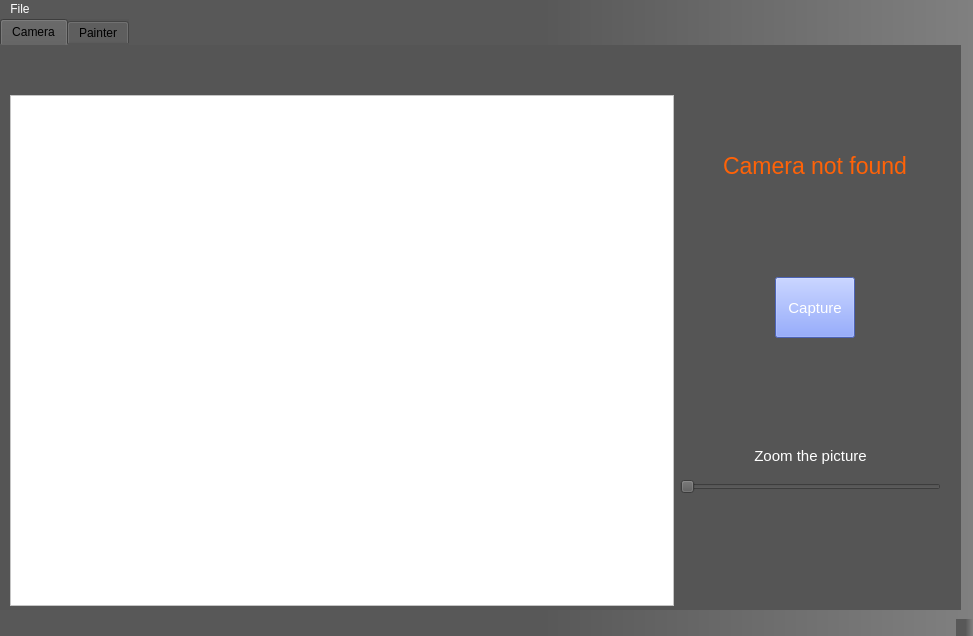
<?xml version="1.0" encoding="UTF-8"?>
<ui version="4.0">
 <class>MainWindow</class>
 <widget class="QMainWindow" name="MainWindow">
  <property name="geometry">
   <rect>
    <x>0</x>
    <y>0</y>
    <width>973</width>
    <height>636</height>
   </rect>
  </property>
  <property name="minimumSize">
   <size>
    <width>973</width>
    <height>623</height>
   </size>
  </property>
  <property name="windowTitle">
   <string>MainWindow</string>
  </property>
  <property name="layoutDirection">
   <enum>Qt::LeftToRight</enum>
  </property>
  <property name="styleSheet">
   <string notr="true">background-color: rgb(83, 83, 83);
selection-color: rgb(102, 102, 102);
alternate-background-color: rgb(88, 88, 88);
color: rgb(255, 255, 255);
alternate-background-color: qlineargradient(spread:pad, x1:0, y1:0, x2:1, y2:0, stop:1 rgba(88, 88, 88, 255));
background-color: qlineargradient(spread:pad, x1:0, y1:0, x2:1, y2:0, stop:0.556818 rgba(88, 88, 88, 255), stop:1 rgba(128, 128, 128, 255));</string>
  </property>
  <widget class="QWidget" name="centralwidget">
   <widget class="QTabWidget" name="tabWidget">
    <property name="geometry">
     <rect>
      <x>0</x>
      <y>0</y>
      <width>961</width>
      <height>591</height>
     </rect>
    </property>
    <property name="toolTip">
     <string/>
    </property>
    <property name="styleSheet">
     <string notr="true">background-color: rgb(85, 85, 85);
color: rgb(0, 0, 0);
gridline-color: rgb(112, 112, 112);
alternate-background-color: rgb(117, 117, 117);
selection-color: rgb(98, 98, 98);
border-bottom-color: rgb(99, 99, 99);
border-color: rgb(94, 94, 94);
</string>
    </property>
    <property name="currentIndex">
     <number>0</number>
    </property>
    <widget class="QWidget" name="cam_page">
     <property name="styleSheet">
      <string notr="true"/>
     </property>
     <attribute name="title">
      <string>Camera</string>
     </attribute>
     <widget class="QWidget" name="horizontalLayoutWidget">
      <property name="geometry">
       <rect>
        <x>10</x>
        <y>10</y>
        <width>941</width>
        <height>551</height>
       </rect>
      </property>
      <layout class="QHBoxLayout" name="cam_page_lay">
       <item>
        <layout class="QVBoxLayout" name="verticalLayout_5">
         <item>
          <spacer name="verticalSpacer_5">
           <property name="orientation">
            <enum>Qt::Vertical</enum>
           </property>
           <property name="sizeType">
            <enum>QSizePolicy::Fixed</enum>
           </property>
           <property name="sizeHint" stdset="0">
            <size>
             <width>20</width>
             <height>40</height>
            </size>
           </property>
          </spacer>
         </item>
         <item>
          <widget class="QScrollArea" name="scrolling">
           <property name="sizePolicy">
            <sizepolicy hsizetype="Expanding" vsizetype="Expanding">
             <horstretch>0</horstretch>
             <verstretch>0</verstretch>
            </sizepolicy>
           </property>
           <property name="minimumSize">
            <size>
             <width>651</width>
             <height>488</height>
            </size>
           </property>
           <property name="layoutDirection">
            <enum>Qt::RightToLeft</enum>
           </property>
           <property name="styleSheet">
            <string notr="true">background-color: rgb(255, 255, 255);
color: rgb(255, 255, 255);</string>
           </property>
           <property name="widgetResizable">
            <bool>true</bool>
           </property>
           <widget class="QWidget" name="scrollAreaWidgetContents">
            <property name="geometry">
             <rect>
              <x>0</x>
              <y>0</y>
              <width>656</width>
              <height>499</height>
             </rect>
            </property>
            <property name="sizePolicy">
             <sizepolicy hsizetype="Expanding" vsizetype="Expanding">
              <horstretch>0</horstretch>
              <verstretch>0</verstretch>
             </sizepolicy>
            </property>
           </widget>
          </widget>
         </item>
        </layout>
       </item>
       <item>
        <layout class="QVBoxLayout" name="cam_instr">
         <property name="spacing">
          <number>0</number>
         </property>
         <property name="sizeConstraint">
          <enum>QLayout::SetFixedSize</enum>
         </property>
         <item>
          <spacer name="verticalSpacer_2">
           <property name="orientation">
            <enum>Qt::Vertical</enum>
           </property>
           <property name="sizeType">
            <enum>QSizePolicy::Fixed</enum>
           </property>
           <property name="sizeHint" stdset="0">
            <size>
             <width>20</width>
             <height>0</height>
            </size>
           </property>
          </spacer>
         </item>
         <item alignment="Qt::AlignHCenter">
          <widget class="QLabel" name="error_cam">
           <property name="enabled">
            <bool>true</bool>
           </property>
           <property name="sizePolicy">
            <sizepolicy hsizetype="Fixed" vsizetype="Fixed">
             <horstretch>0</horstretch>
             <verstretch>0</verstretch>
            </sizepolicy>
           </property>
           <property name="font">
            <font>
             <family>MS Sans Serif</family>
             <pointsize>17</pointsize>
            </font>
           </property>
           <property name="styleSheet">
            <string notr="true">color: rgb(255, 98, 7);</string>
           </property>
           <property name="text">
            <string>Camera not found</string>
           </property>
           <property name="alignment">
            <set>Qt::AlignCenter</set>
           </property>
          </widget>
         </item>
         <item alignment="Qt::AlignHCenter">
          <widget class="QPushButton" name="bt_cam">
           <property name="sizePolicy">
            <sizepolicy hsizetype="Fixed" vsizetype="Fixed">
             <horstretch>0</horstretch>
             <verstretch>0</verstretch>
            </sizepolicy>
           </property>
           <property name="minimumSize">
            <size>
             <width>71</width>
             <height>61</height>
            </size>
           </property>
           <property name="font">
            <font>
             <family>MS Sans Serif</family>
             <pointsize>11</pointsize>
            </font>
           </property>
           <property name="styleSheet">
            <string notr="true">color: rgb(255, 255, 255);
background-color: rgb(107, 139, 255);
</string>
           </property>
           <property name="text">
            <string>Capture</string>
           </property>
           <property name="checkable">
            <bool>false</bool>
           </property>
           <property name="flat">
            <bool>false</bool>
           </property>
          </widget>
         </item>
         <item>
          <widget class="QWidget" name="widget" native="true">
           <property name="sizePolicy">
            <sizepolicy hsizetype="Fixed" vsizetype="Fixed">
             <horstretch>0</horstretch>
             <verstretch>0</verstretch>
            </sizepolicy>
           </property>
           <property name="minimumSize">
            <size>
             <width>271</width>
             <height>71</height>
            </size>
           </property>
           <widget class="QLabel" name="label">
            <property name="geometry">
             <rect>
              <x>0</x>
              <y>10</y>
              <width>261</width>
              <height>20</height>
             </rect>
            </property>
            <property name="font">
             <font>
              <family>MS Sans Serif</family>
              <pointsize>11</pointsize>
             </font>
            </property>
            <property name="styleSheet">
             <string notr="true">color: rgb(255, 255, 255);</string>
            </property>
            <property name="text">
             <string>Zoom the picture</string>
            </property>
            <property name="alignment">
             <set>Qt::AlignCenter</set>
            </property>
           </widget>
           <widget class="QSlider" name="zoom">
            <property name="geometry">
             <rect>
              <x>0</x>
              <y>40</y>
              <width>261</width>
              <height>21</height>
             </rect>
            </property>
            <property name="font">
             <font>
              <pointsize>11</pointsize>
             </font>
            </property>
            <property name="styleSheet">
             <string notr="true"/>
            </property>
            <property name="orientation">
             <enum>Qt::Horizontal</enum>
            </property>
           </widget>
          </widget>
         </item>
         <item>
          <spacer name="verticalSpacer">
           <property name="orientation">
            <enum>Qt::Vertical</enum>
           </property>
           <property name="sizeType">
            <enum>QSizePolicy::Fixed</enum>
           </property>
           <property name="sizeHint" stdset="0">
            <size>
             <width>20</width>
             <height>0</height>
            </size>
           </property>
          </spacer>
         </item>
        </layout>
       </item>
      </layout>
     </widget>
    </widget>
    <widget class="QWidget" name="paint_page">
     <attribute name="title">
      <string>Painter</string>
     </attribute>
     <widget class="QWidget" name="horizontalLayoutWidget_3">
      <property name="geometry">
       <rect>
        <x>10</x>
        <y>10</y>
        <width>941</width>
        <height>551</height>
       </rect>
      </property>
      <layout class="QHBoxLayout" name="paint_page_lay">
       <item>
        <layout class="QVBoxLayout" name="verticalLayout">
         <item>
          <spacer name="verticalSpacer_7">
           <property name="orientation">
            <enum>Qt::Vertical</enum>
           </property>
           <property name="sizeType">
            <enum>QSizePolicy::Fixed</enum>
           </property>
           <property name="sizeHint" stdset="0">
            <size>
             <width>20</width>
             <height>40</height>
            </size>
           </property>
          </spacer>
         </item>
         <item>
          <widget class="QWidget" name="main_paint_widg" native="true">
           <property name="sizePolicy">
            <sizepolicy hsizetype="Expanding" vsizetype="Expanding">
             <horstretch>0</horstretch>
             <verstretch>0</verstretch>
            </sizepolicy>
           </property>
           <property name="minimumSize">
            <size>
             <width>653</width>
             <height>501</height>
            </size>
           </property>
           <property name="styleSheet">
            <string notr="true">background-color: rgb(255, 255, 255);</string>
           </property>
           <widget class="QLabel" name="border_lab">
            <property name="geometry">
             <rect>
              <x>0</x>
              <y>0</y>
              <width>800</width>
              <height>600</height>
             </rect>
            </property>
            <property name="sizePolicy">
             <sizepolicy hsizetype="Expanding" vsizetype="Expanding">
              <horstretch>0</horstretch>
              <verstretch>0</verstretch>
             </sizepolicy>
            </property>
            <property name="minimumSize">
             <size>
              <width>765</width>
              <height>532</height>
             </size>
            </property>
            <property name="styleSheet">
             <string notr="true">background-color: rgb(255, 255, 255);</string>
            </property>
            <property name="text">
             <string/>
            </property>
            <property name="margin">
             <number>5</number>
            </property>
           </widget>
          </widget>
         </item>
        </layout>
       </item>
       <item>
        <layout class="QVBoxLayout" name="verticalLayout_4">
         <item>
          <spacer name="verticalSpacer_4">
           <property name="orientation">
            <enum>Qt::Vertical</enum>
           </property>
           <property name="sizeType">
            <enum>QSizePolicy::Fixed</enum>
           </property>
           <property name="sizeHint" stdset="0">
            <size>
             <width>20</width>
             <height>40</height>
            </size>
           </property>
          </spacer>
         </item>
         <item>
          <layout class="QVBoxLayout" name="colorvert">
           <property name="spacing">
            <number>0</number>
           </property>
           <item>
            <widget class="QLabel" name="label_3">
             <property name="sizePolicy">
              <sizepolicy hsizetype="Preferred" vsizetype="Fixed">
               <horstretch>0</horstretch>
               <verstretch>0</verstretch>
              </sizepolicy>
             </property>
             <property name="font">
              <font>
               <family>MS Sans Serif</family>
               <pointsize>11</pointsize>
              </font>
             </property>
             <property name="toolTip">
              <string>&lt;html&gt;&lt;head/&gt;&lt;body&gt;&lt;p&gt;&lt;span style=&quot; font-size:8pt;&quot;&gt;&lt;br/&gt;&lt;/span&gt;&lt;/p&gt;&lt;/body&gt;&lt;/html&gt;</string>
             </property>
             <property name="styleSheet">
              <string notr="true">color: rgb(248, 248, 248);</string>
             </property>
             <property name="text">
              <string>Your favorite colors</string>
             </property>
             <property name="alignment">
              <set>Qt::AlignCenter</set>
             </property>
            </widget>
           </item>
           <item>
            <spacer name="verticalSpacer_6">
             <property name="orientation">
              <enum>Qt::Vertical</enum>
             </property>
             <property name="sizeType">
              <enum>QSizePolicy::Fixed</enum>
             </property>
             <property name="sizeHint" stdset="0">
              <size>
               <width>20</width>
               <height>5</height>
              </size>
             </property>
            </spacer>
           </item>
           <item>
            <layout class="QGridLayout" name="colorgrid">
             <property name="sizeConstraint">
              <enum>QLayout::SetFixedSize</enum>
             </property>
             <property name="horizontalSpacing">
              <number>0</number>
             </property>
             <property name="verticalSpacing">
              <number>3</number>
             </property>
             <item row="3" column="2">
              <widget class="QToolButton" name="bt32">
               <property name="minimumSize">
                <size>
                 <width>31</width>
                 <height>31</height>
                </size>
               </property>
               <property name="text">
                <string/>
               </property>
              </widget>
             </item>
             <item row="0" column="0">
              <widget class="QToolButton" name="bt00">
               <property name="minimumSize">
                <size>
                 <width>31</width>
                 <height>31</height>
                </size>
               </property>
               <property name="text">
                <string/>
               </property>
              </widget>
             </item>
             <item row="2" column="3">
              <widget class="QToolButton" name="bt23">
               <property name="minimumSize">
                <size>
                 <width>31</width>
                 <height>31</height>
                </size>
               </property>
               <property name="text">
                <string/>
               </property>
              </widget>
             </item>
             <item row="3" column="1">
              <widget class="QToolButton" name="bt31">
               <property name="minimumSize">
                <size>
                 <width>31</width>
                 <height>31</height>
                </size>
               </property>
               <property name="text">
                <string/>
               </property>
              </widget>
             </item>
             <item row="3" column="4">
              <widget class="QToolButton" name="bt34">
               <property name="minimumSize">
                <size>
                 <width>31</width>
                 <height>31</height>
                </size>
               </property>
               <property name="text">
                <string/>
               </property>
              </widget>
             </item>
             <item row="0" column="2">
              <widget class="QToolButton" name="bt02">
               <property name="minimumSize">
                <size>
                 <width>31</width>
                 <height>31</height>
                </size>
               </property>
               <property name="text">
                <string/>
               </property>
              </widget>
             </item>
             <item row="3" column="3">
              <widget class="QToolButton" name="bt33">
               <property name="minimumSize">
                <size>
                 <width>31</width>
                 <height>31</height>
                </size>
               </property>
               <property name="text">
                <string/>
               </property>
              </widget>
             </item>
             <item row="0" column="1">
              <widget class="QToolButton" name="bt01">
               <property name="minimumSize">
                <size>
                 <width>31</width>
                 <height>31</height>
                </size>
               </property>
               <property name="text">
                <string/>
               </property>
              </widget>
             </item>
             <item row="1" column="3">
              <widget class="QToolButton" name="bt13">
               <property name="minimumSize">
                <size>
                 <width>31</width>
                 <height>31</height>
                </size>
               </property>
               <property name="text">
                <string/>
               </property>
              </widget>
             </item>
             <item row="0" column="3">
              <widget class="QToolButton" name="bt03">
               <property name="minimumSize">
                <size>
                 <width>31</width>
                 <height>31</height>
                </size>
               </property>
               <property name="text">
                <string/>
               </property>
              </widget>
             </item>
             <item row="2" column="1">
              <widget class="QToolButton" name="bt21">
               <property name="minimumSize">
                <size>
                 <width>31</width>
                 <height>31</height>
                </size>
               </property>
               <property name="text">
                <string/>
               </property>
              </widget>
             </item>
             <item row="2" column="2">
              <widget class="QToolButton" name="bt22">
               <property name="minimumSize">
                <size>
                 <width>31</width>
                 <height>31</height>
                </size>
               </property>
               <property name="text">
                <string/>
               </property>
              </widget>
             </item>
             <item row="2" column="0">
              <widget class="QToolButton" name="bt20">
               <property name="minimumSize">
                <size>
                 <width>31</width>
                 <height>31</height>
                </size>
               </property>
               <property name="text">
                <string/>
               </property>
              </widget>
             </item>
             <item row="1" column="0">
              <widget class="QToolButton" name="bt10">
               <property name="minimumSize">
                <size>
                 <width>31</width>
                 <height>31</height>
                </size>
               </property>
               <property name="text">
                <string/>
               </property>
              </widget>
             </item>
             <item row="1" column="1">
              <widget class="QToolButton" name="bt11">
               <property name="minimumSize">
                <size>
                 <width>31</width>
                 <height>31</height>
                </size>
               </property>
               <property name="text">
                <string/>
               </property>
              </widget>
             </item>
             <item row="0" column="4">
              <widget class="QToolButton" name="bt04">
               <property name="minimumSize">
                <size>
                 <width>31</width>
                 <height>31</height>
                </size>
               </property>
               <property name="text">
                <string/>
               </property>
              </widget>
             </item>
             <item row="1" column="2">
              <widget class="QToolButton" name="bt12">
               <property name="minimumSize">
                <size>
                 <width>31</width>
                 <height>31</height>
                </size>
               </property>
               <property name="text">
                <string/>
               </property>
              </widget>
             </item>
             <item row="3" column="0">
              <widget class="QToolButton" name="bt30">
               <property name="minimumSize">
                <size>
                 <width>31</width>
                 <height>31</height>
                </size>
               </property>
               <property name="text">
                <string/>
               </property>
              </widget>
             </item>
             <item row="2" column="4">
              <widget class="QToolButton" name="bt24">
               <property name="minimumSize">
                <size>
                 <width>31</width>
                 <height>31</height>
                </size>
               </property>
               <property name="text">
                <string/>
               </property>
              </widget>
             </item>
             <item row="1" column="4">
              <widget class="QToolButton" name="bt14">
               <property name="minimumSize">
                <size>
                 <width>31</width>
                 <height>31</height>
                </size>
               </property>
               <property name="text">
                <string/>
               </property>
              </widget>
             </item>
            </layout>
           </item>
          </layout>
         </item>
         <item>
          <spacer name="verticalSpacer_3">
           <property name="orientation">
            <enum>Qt::Vertical</enum>
           </property>
           <property name="sizeType">
            <enum>QSizePolicy::Fixed</enum>
           </property>
           <property name="sizeHint" stdset="0">
            <size>
             <width>20</width>
             <height>20</height>
            </size>
           </property>
          </spacer>
         </item>
         <item>
          <layout class="QVBoxLayout" name="verticalLayout_3">
           <item alignment="Qt::AlignHCenter">
            <widget class="QLabel" name="label_2">
             <property name="sizePolicy">
              <sizepolicy hsizetype="Fixed" vsizetype="Fixed">
               <horstretch>0</horstretch>
               <verstretch>0</verstretch>
              </sizepolicy>
             </property>
             <property name="minimumSize">
              <size>
               <width>41</width>
               <height>16</height>
              </size>
             </property>
             <property name="font">
              <font>
               <family>MS Sans Serif</family>
               <pointsize>11</pointsize>
              </font>
             </property>
             <property name="styleSheet">
              <string notr="true">color: rgb(255, 255, 255);</string>
             </property>
             <property name="text">
              <string>Width</string>
             </property>
            </widget>
           </item>
           <item alignment="Qt::AlignHCenter">
            <widget class="QSlider" name="point_width">
             <property name="sizePolicy">
              <sizepolicy hsizetype="Fixed" vsizetype="Fixed">
               <horstretch>0</horstretch>
               <verstretch>0</verstretch>
              </sizepolicy>
             </property>
             <property name="minimumSize">
              <size>
               <width>200</width>
               <height>0</height>
              </size>
             </property>
             <property name="font">
              <font>
               <family>MS Sans Serif</family>
              </font>
             </property>
             <property name="minimum">
              <number>1</number>
             </property>
             <property name="maximum">
              <number>100</number>
             </property>
             <property name="orientation">
              <enum>Qt::Horizontal</enum>
             </property>
            </widget>
           </item>
           <item>
            <layout class="QVBoxLayout" name="verticalLayout_2">
             <item alignment="Qt::AlignHCenter">
              <widget class="QComboBox" name="instruments">
               <property name="sizePolicy">
                <sizepolicy hsizetype="Fixed" vsizetype="Fixed">
                 <horstretch>3</horstretch>
                 <verstretch>3</verstretch>
                </sizepolicy>
               </property>
               <property name="minimumSize">
                <size>
                 <width>121</width>
                 <height>21</height>
                </size>
               </property>
               <property name="font">
                <font>
                 <pointsize>11</pointsize>
                </font>
               </property>
               <property name="styleSheet">
                <string notr="true">background-color: rgb(107, 139, 255);
color: rgb(255, 255, 255);</string>
               </property>
               <item>
                <property name="text">
                 <string>Brush</string>
                </property>
               </item>
               <item>
                <property name="text">
                 <string>Circle</string>
                </property>
               </item>
               <item>
                <property name="text">
                 <string>Line</string>
                </property>
               </item>
               <item>
                <property name="text">
                 <string>Rectangle</string>
                </property>
               </item>
              </widget>
             </item>
             <item>
              <layout class="QHBoxLayout" name="horizontalLayout_2">
               <item>
                <widget class="QPushButton" name="bt_set_color">
                 <property name="sizePolicy">
                  <sizepolicy hsizetype="Fixed" vsizetype="Fixed">
                   <horstretch>0</horstretch>
                   <verstretch>0</verstretch>
                  </sizepolicy>
                 </property>
                 <property name="minimumSize">
                  <size>
                   <width>61</width>
                   <height>41</height>
                  </size>
                 </property>
                 <property name="font">
                  <font>
                   <pointsize>11</pointsize>
                  </font>
                 </property>
                 <property name="styleSheet">
                  <string notr="true">background-color: rgb(107, 139, 255);
color: rgb(255, 255, 255);</string>
                 </property>
                 <property name="text">
                  <string>Color</string>
                 </property>
                </widget>
               </item>
               <item>
                <widget class="QPushButton" name="bt_clear">
                 <property name="sizePolicy">
                  <sizepolicy hsizetype="Fixed" vsizetype="Fixed">
                   <horstretch>0</horstretch>
                   <verstretch>0</verstretch>
                  </sizepolicy>
                 </property>
                 <property name="minimumSize">
                  <size>
                   <width>61</width>
                   <height>41</height>
                  </size>
                 </property>
                 <property name="font">
                  <font>
                   <pointsize>11</pointsize>
                  </font>
                 </property>
                 <property name="styleSheet">
                  <string notr="true">background-color: rgb(107, 139, 255);
color: rgb(255, 255, 255);</string>
                 </property>
                 <property name="text">
                  <string>Clear</string>
                 </property>
                </widget>
               </item>
              </layout>
             </item>
            </layout>
           </item>
          </layout>
         </item>
        </layout>
       </item>
      </layout>
     </widget>
    </widget>
   </widget>
  </widget>
  <widget class="QMenuBar" name="menubar">
   <property name="geometry">
    <rect>
     <x>0</x>
     <y>0</y>
     <width>973</width>
     <height>21</height>
    </rect>
   </property>
   <widget class="QMenu" name="menuFile">
    <property name="title">
     <string>File</string>
    </property>
    <addaction name="actionOpen"/>
    <addaction name="actionSave_as"/>
    <addaction name="actionSave"/>
    <addaction name="actionReference"/>
   </widget>
   <addaction name="menuFile"/>
  </widget>
  <widget class="QStatusBar" name="statusbar"/>
  <action name="actionSave">
   <property name="text">
    <string>Save</string>
   </property>
  </action>
  <action name="actionSave_as">
   <property name="text">
    <string>Save as</string>
   </property>
  </action>
  <action name="actionOpen">
   <property name="text">
    <string>Open</string>
   </property>
  </action>
  <action name="actionReference">
   <property name="text">
    <string>Reference</string>
   </property>
  </action>
 </widget>
 <resources/>
 <connections/>
</ui>
